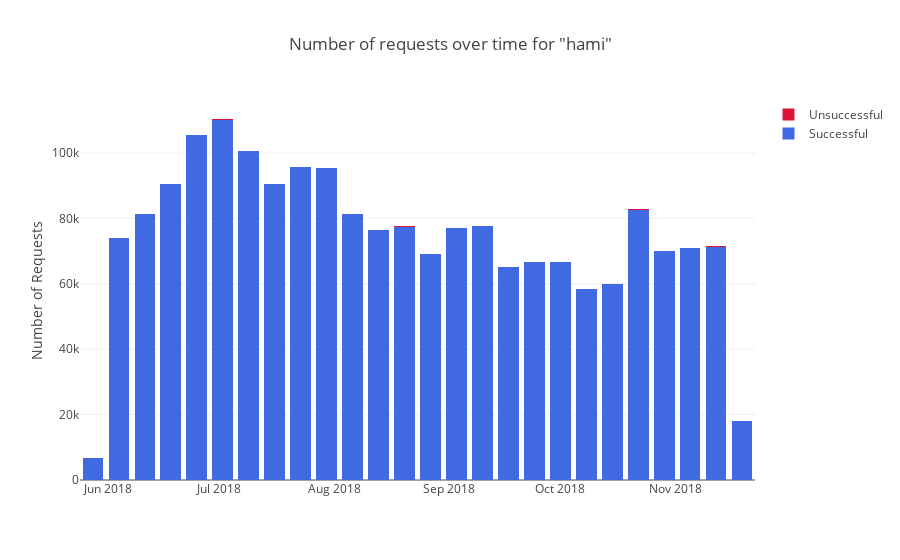

The notebook cell this image was saved under:
### Code cell
logic.draw_request_counts_by_gateway('hami', interval='week')

### Figure 1 — Plotly figure (JSON) as saved in the notebook; plotly's stock layout.template omitted (floating-point values rounded to 4 significant figures)
{"data": [{"marker": {"color": "royalblue"}, "name": "Successful", "type": "bar", "uid": "29f3aca4-2a5e-42fd-8407-6ca19322f38d", "x": ["2018-07-02", "2018-06-25", "2018-07-09", "2018-07-23", "2018-07-30", "2018-07-16", "2018-06-18", "2018-10-22", "2018-06-11", "2018-08-06", "2018-09-10", "2018-08-20", "2018-09-03", "2018-08-13", "2018-06-04", "2018-11-12", "2018-11-05", "2018-10-29", "2018-08-27", "2018-09-24", "2018-10-01", "2018-09-17", "2018-10-15", "2018-10-08", "2018-11-19", "2018-05-28"], "y": [110167, 105433, 100655, 95574, 95555, 90490, 90477, 82725, 81348, 81317, 77561, 77519, 77083, 76415, 74145, 71377, 71087, 69988, 69140, 66623, 66566, 65090, 59962, 58365, 18157, 6713]}, {"marker": {"color": "crimson"}, "name": "Unsuccessful", "type": "bar", "uid": "b383c50c-b6c9-44a9-bc4e-9cc28a2ba2f3", "x": ["2018-07-02", "2018-06-25", "2018-07-09", "2018-07-23", "2018-07-30", "2018-07-16", "2018-06-18", "2018-10-22", "2018-06-11", "2018-08-06", "2018-09-10", "2018-08-20", "2018-09-03", "2018-08-13", "2018-06-04", "2018-11-12", "2018-11-05", "2018-10-29", "2018-08-27", "2018-09-24", "2018-10-01", "2018-09-17", "2018-10-15", "2018-10-08", "2018-11-19", "2018-05-28"], "y": [233, 5, 2, 79, 1, 0, 1, 4, 70, 6, 36, 55, 0, 5, 10, 120, 4, 1, 5, 2, 4, 3, 5, 4, 26, 0]}], "layout": {"autosize": true, "barmode": "stack", "showlegend": true, "title": {"text": "Number of requests over time for \"hami\""}, "xaxis": {"autorange": true, "range": ["2018-05-24 12:00", "2018-11-22 12:00"], "type": "date"}, "yaxis": {"autorange": true, "range": [0, 116200.0], "title": {"text": "Number of Requests"}, "type": "linear"}}}
